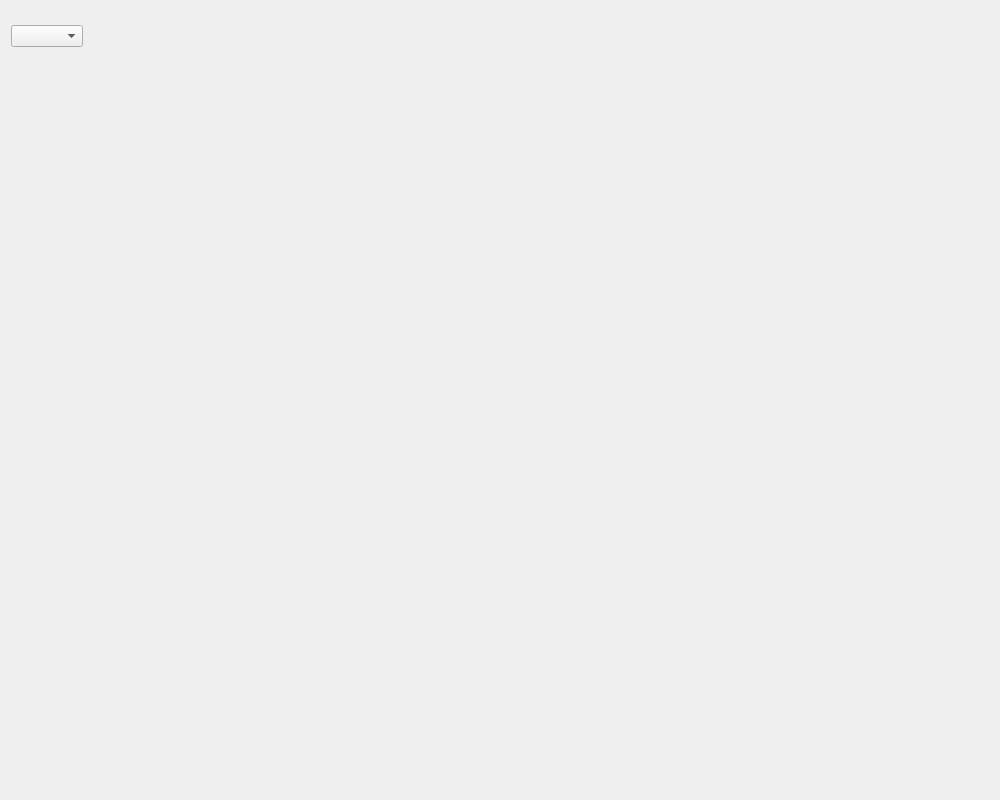
<?xml version="1.0" encoding="UTF-8"?>
<ui version="4.0">
 <class>ChartDemoWidgetClass</class>
 <widget class="QWidget" name="ChartDemoWidgetClass">
  <property name="geometry">
   <rect>
    <x>0</x>
    <y>0</y>
    <width>1000</width>
    <height>800</height>
   </rect>
  </property>
  <property name="windowTitle">
   <string>ChartDemoWidget</string>
  </property>
  <layout class="QGridLayout" name="ChartDemoWidgetClassGridLayout">
   <property name="leftMargin">
    <number>0</number>
   </property>
   <property name="topMargin">
    <number>0</number>
   </property>
   <property name="rightMargin">
    <number>0</number>
   </property>
   <property name="bottomMargin">
    <number>0</number>
   </property>
   <property name="spacing">
    <number>10</number>
   </property>
   <item row="0" column="0">
    <widget class="QWidget" name="rootWidget" native="true">
     <layout class="QVBoxLayout" name="rootWidgetVerticalLayout" stretch="1,10">
      <property name="spacing">
       <number>10</number>
      </property>
      <property name="leftMargin">
       <number>0</number>
      </property>
      <property name="topMargin">
       <number>0</number>
      </property>
      <property name="rightMargin">
       <number>0</number>
      </property>
      <property name="bottomMargin">
       <number>0</number>
      </property>
      <item>
       <widget class="QWidget" name="topWidget" native="true">
        <layout class="QHBoxLayout" name="horizontalLayout">
         <item>
          <widget class="QComboBox" name="comboBox"/>
         </item>
         <item>
          <spacer name="horizontalSpacer">
           <property name="orientation">
            <enum>Qt::Horizontal</enum>
           </property>
           <property name="sizeHint" stdset="0">
            <size>
             <width>904</width>
             <height>20</height>
            </size>
           </property>
          </spacer>
         </item>
        </layout>
       </widget>
      </item>
      <item>
       <widget class="QWidget" name="bottomWidget" native="true"/>
      </item>
     </layout>
    </widget>
   </item>
  </layout>
 </widget>
 <layoutdefault spacing="6" margin="11"/>
 <resources>
  <include location="ChartDemoWidget.qrc"/>
 </resources>
 <connections>
  <connection>
   <sender>comboBox</sender>
   <signal>currentIndexChanged(int)</signal>
   <receiver>ChartDemoWidgetClass</receiver>
   <slot>comboBoxCurrentIndexChanged()</slot>
   <hints>
    <hint type="sourcelabel">
     <x>32</x>
     <y>36</y>
    </hint>
    <hint type="destinationlabel">
     <x>53</x>
     <y>-92</y>
    </hint>
   </hints>
  </connection>
 </connections>
 <slots>
  <slot>comboBoxCurrentIndexChanged()</slot>
 </slots>
</ui>
